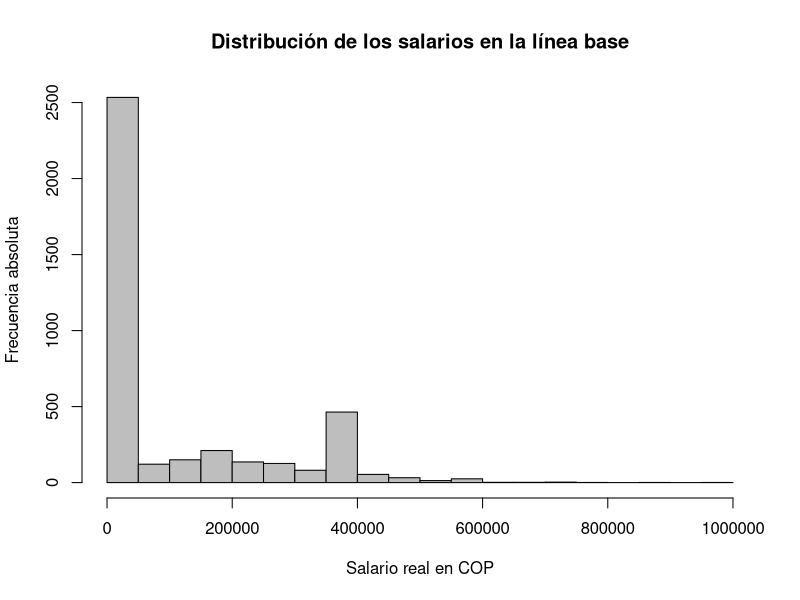
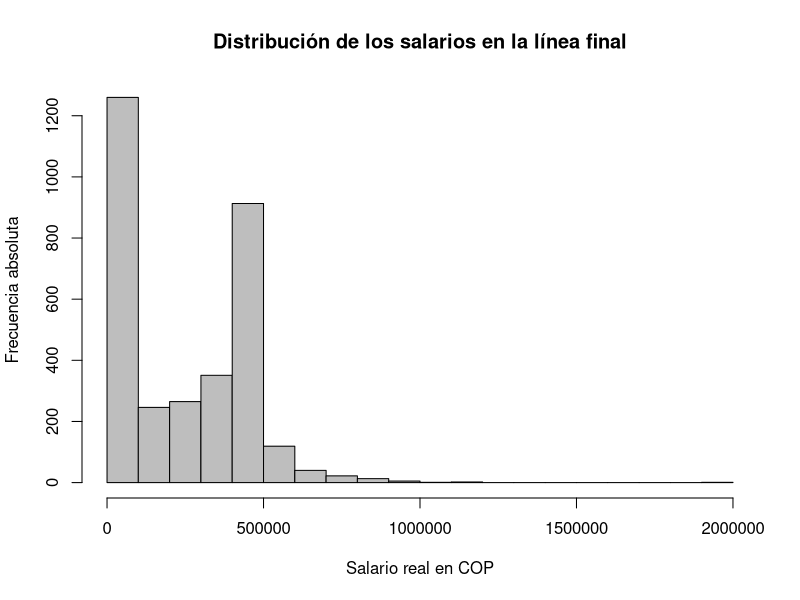

Write the R code that produced these figures, in order.
## ---- chunk 1
knitr::opts_chunk$set(echo = TRUE)
## ---- chunk 2
library(foreign) # Importamos el paquete foreign para poder usar la función read.dta()
datos <- read.dta("datos/AEJApp-20090168_data.dta")
## ---- chunk 3
summary(datos)
## ---- chunk 4
mean(datos$dwomen)
## ---- chunk 5
table(datos$dwomen)
## ---- chunk 6
options(scipen=5) # Comente esta línea para ver qué pasa con el gráfico.
hist(datos$salary_04
     , main="Distribución de los salarios en la línea base"
     , xlab="Salario real en COP"
     , ylab="Frecuencia absoluta"
     , breaks=15
     , col="gray")
## ---- chunk 7
options(scipen=5) # Comente esta línea para ver qué pasa con el gráfico.
hist(datos$salary_06
     , main="Distribución de los salarios en la línea final"
     , xlab="Salario real en COP"
     , ylab="Frecuencia absoluta"
     , breaks=15
     , col="gray")
